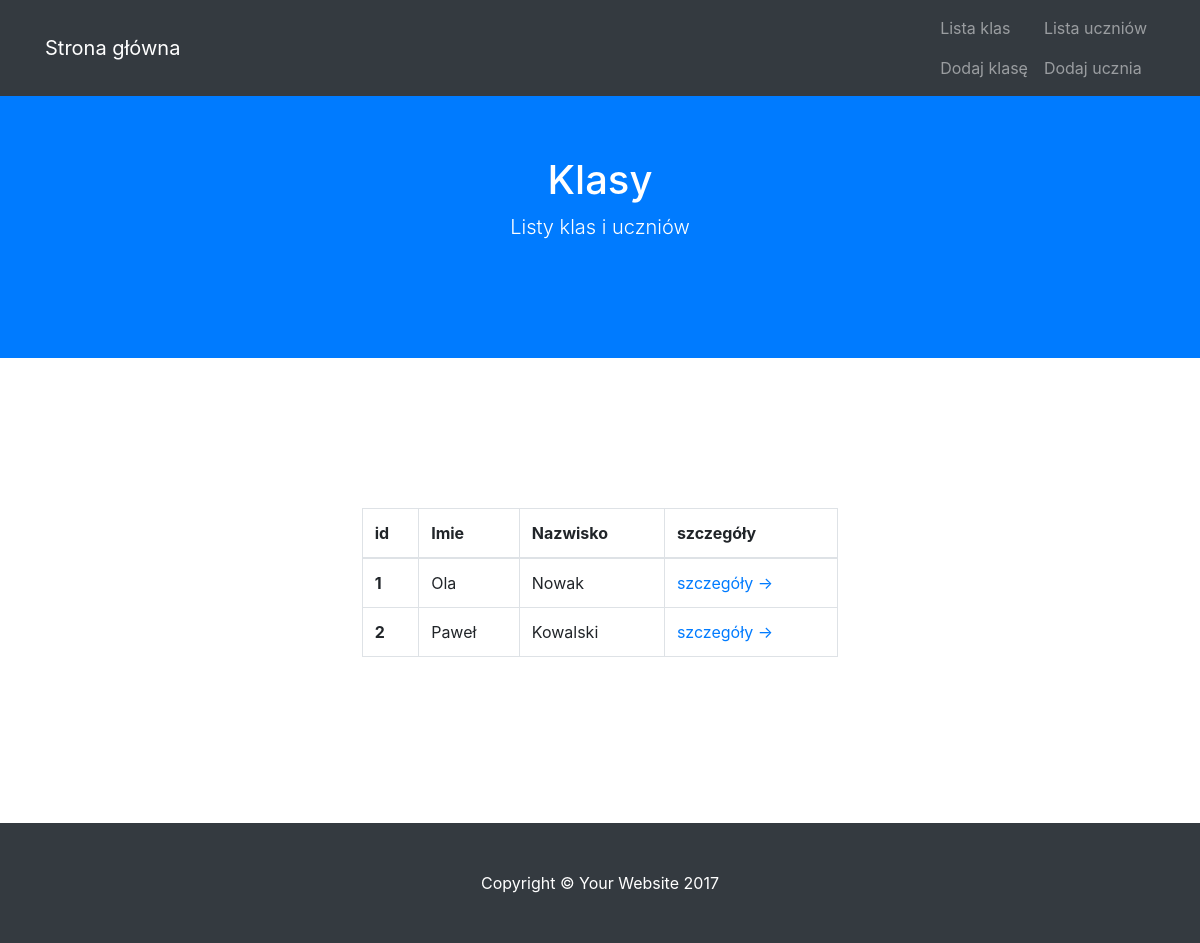
The app's page /lista_uczniow with its own data.
### modele.py (models this page shows)
class BazaModel(Model):
    class Meta:
        database = baza

class Uczen(BazaModel):
    imie_ucznia = CharField(null=False)
    nazwisko_ucznia = CharField(null=False)
    plec_ucznia = ForeignKeyField(Plec, related_name='plec_ucznia')
    klasa_ucznia = ForeignKeyField(Klasa, related_name='klasa_ucznia')

### views.py (the view)
@app.route("/lista_uczniow")
def lista_uczniow():
    uczen = (Uczen
             .select(Uczen.id, Uczen.imie_ucznia, Uczen.nazwisko_ucznia))
    return render_template('uczniowie_lista.html', uczen=uczen)

### app.py (called while the page is built)
@app.before_request
def before_request():
    g.db = baza
    g.db.connect(reuse_if_open=True)

@app.after_request
def after_request(response):
    g.db.close()
    return response

### templates/uczniowie_lista.html (shortened to what this page needs)
{% extends "szablon.html"%}
{% block h1%} Klasy {% endblock%}
{% block tresc%}
<div class="row">
    <div class="col-lg-8 mx-auto">
        <table class="table table-bordered">
            <thead>
                <tr>
                    <th scope="col">id</th>
                    <th scope="col">Imie</th>
                    <th scope="col">Nazwisko</th>
                    <th scope="col">szczegóły</th>
                </tr>
            </thead>
            <tbody>
                {% for u in uczen %}
                <tr>
                    <th scope="row">{{u}}</a></th>
                    <td>{{u.imie_ucznia}}</td>
                    <td>{{u.nazwisko_ucznia}}</td>
                    <td><a href='uczniowie_szczegoly/{{u}}'>szczegóły &rarr;</a></td>
                </tr>
                {% endfor %}
            </tbody>
        </table>
    </div>
</div>
{% endblock%}

### records on screen
Uczen: id "1", imie_ucznia "Ola", nazwisko_ucznia "Nowak"
Uczen: id "2", imie_ucznia "Paweł", nazwisko_ucznia "Kowalski"
